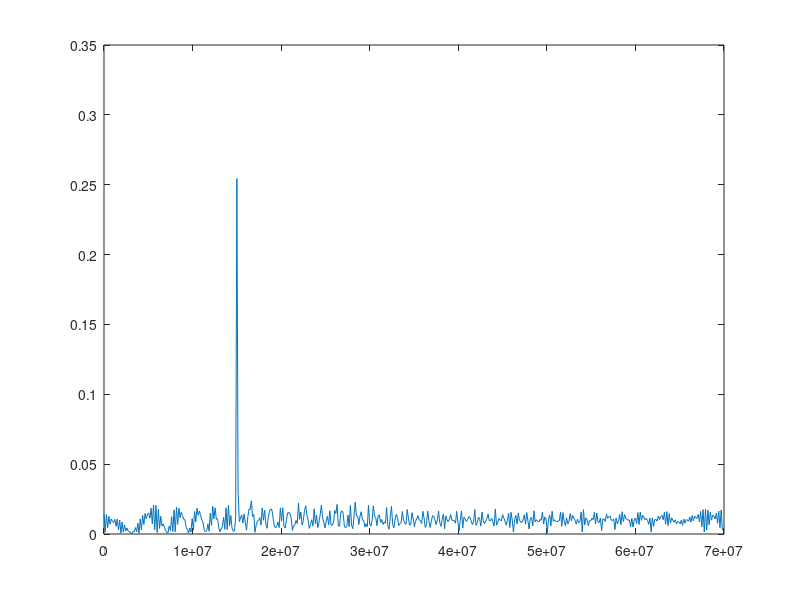
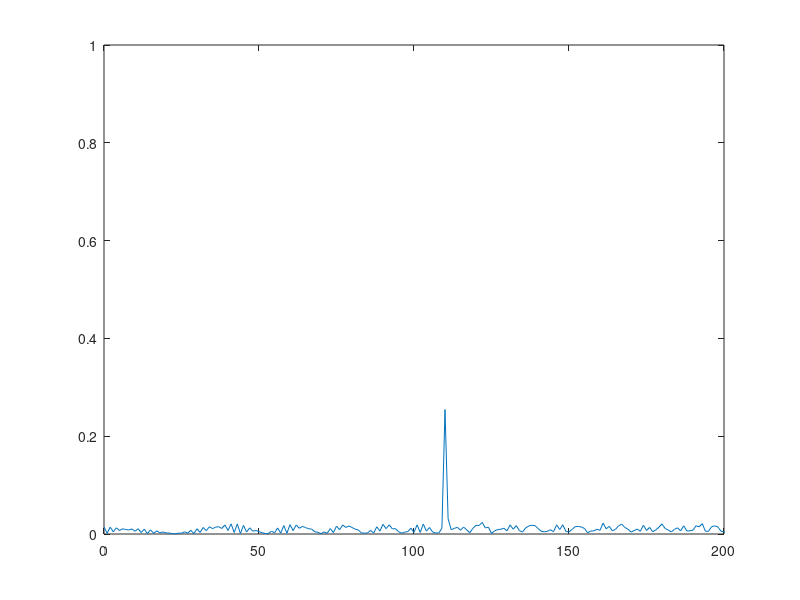
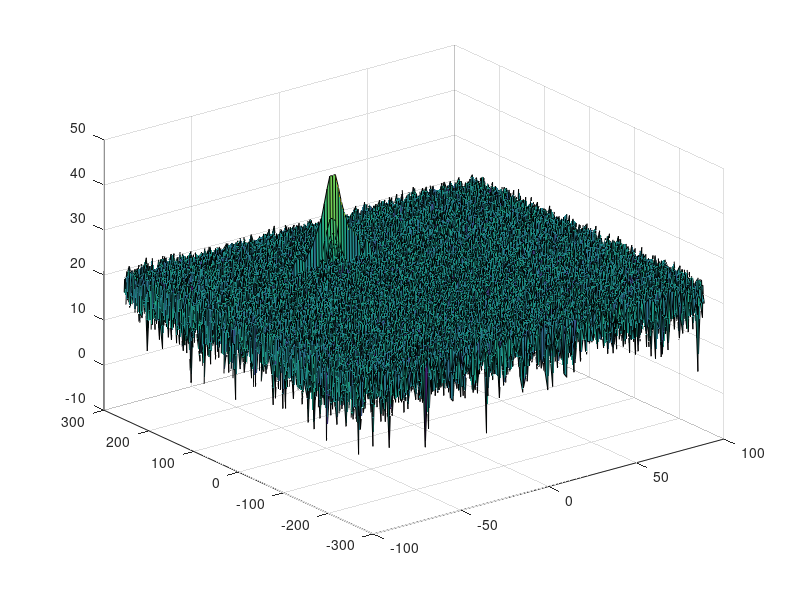

These figures' MATLAB source, in order: (Note: this script raises an error after producing the figures.)
clear all
clc;

%% Radar Specifications 
%%%%%%%%%%%%%%%%%%%%%%%%%%%
% Frequency of operation = 77GHz
% Max Range = 200m
% Range Resolution = 1 m
% Max Velocity = 100 m/s
%%%%%%%%%%%%%%%%%%%%%%%%%%%

%speed of light = 3e8
%% User Defined Range and Velocity of target
% *%TODO* :
% define the target's initial position and velocity. Note : Velocity
% remains contant
Velocity=-20;
InitialRange=110;
c = 3e8;

fprintf("Initial velocity = %d and range = %d\n", Velocity, InitialRange);
%% FMCW Waveform Generation

% *%TODO* :
% Design the FMCW waveform by giving the specs of each of its parameters.
% Calculate the Bandwidth (B), Chirp Time (Tchirp) and Slope (slope) of the FMCW
% chirp using the requirements above.
B = c /(2*1);
Tchirp = 5.5 * 200 / (c/2);
slope = B / Tchirp;

%Operating carrier frequency of Radar 
fc= 77e9;             %carrier freq

                                                          
%The number of chirps in one sequence. Its ideal to have 2^ value for the ease of running the FFT
%for Doppler Estimation. 
Nd=128;                   % #of doppler cells OR #of sent periods % number of chirps

%The number of samples on each chirp. 
Nr=1024;                  %for length of time OR # of range cells

% Timestamp for running the displacement scenario for every sample on each
% chirp
t=linspace(0,Nd*Tchirp,Nr*Nd); %total time for samples


%Creating the vectors for Tx, Rx and Mix based on the total samples input.
Tx=zeros(1,length(t)); %transmitted signal
Rx=zeros(1,length(t)); %received signal
Mix = zeros(1,length(t)); %beat signal

%Similar vectors for range_covered and time delay.
r_t=zeros(1,length(t));
td=zeros(1,length(t));


%% Signal generation and Moving Target simulation
% Running the radar scenario over the time. 

for i=1:length(t)         
    
    
    % *%TODO* :
    %For each time stamp update the Range of the Target for constant velocity. 
    r_t(i) = InitialRange + Velocity*t(i);
    td(i) = r_t(i)*2/c;
    % *%TODO* :
    %For each time sample we need update the transmitted and
    %received signal. 
    Tx(i) = cos(2*pi*(fc*t(i) + slope*(t(i)^2)/2));
    delay = t(i) - td(i);
    Rx(i) = cos(2*pi*(fc*delay + slope*(delay^2)/2));
    
    % *%TODO* :
    %Now by mixing the Transmit and Receive generate the beat signal
    %This is done by element wise matrix multiplication of Transmit and
    %Receiver Signal
    Mix(i) = Tx(i)*Rx(i);
    
end

%% RANGE MEASUREMENT


 % *%TODO* :
%reshape the vector into Nr*Nd array. Nr and Nd here would also define the size of
%Range and Doppler FFT respectively.
Mix = reshape(Mix, [Nr, Nd]);
 % *%TODO* :
%run the FFT on the beat signal along the range bins dimension (Nr) and
%normalize.
signal_fft = fft(Mix, Nr); 
L = Nr;
 % *%TODO* :
% Take the absolute value of FFT output
signal_fft = abs(signal_fft/L);
 % *%TODO* :
% Output of FFT is double sided signal, but we are interested in only one side of the spectrum.
% Hence we throw out half of the samples.
signal_fft = signal_fft(1:L/2+1);
disp(signal_fft);


%plotting the range

 % *%TODO* :
 % plot FFT output 
f = ((0:(L/2))/L)*(L/Tchirp);
figure('Name','FFT Output')
plot(f,signal_fft)
R = (c*Tchirp*f)/(2*B);
figure('Name','Range from First FFT')
plot(R,signal_fft)
 
axis ([0 200 0 1]);



%% RANGE DOPPLER RESPONSE
% The 2D FFT implementation is already provided here. This will run a 2DFFT
% on the mixed signal (beat signal) output and generate a range doppler
% map.You will implement CFAR on the generated RDM


% Range Doppler Map Generation.

% The output of the 2D FFT is an image that has reponse in the range and
% doppler FFT bins. So, it is important to convert the axis from bin sizes
% to range and doppler based on their Max values.

Mix=reshape(Mix,[Nr,Nd]);

% 2D FFT using the FFT size for both dimensions.
sig_fft2 = fft2(Mix,Nr,Nd);

% Taking just one side of signal from Range dimension.
sig_fft2 = sig_fft2(1:Nr/2,1:Nd);
sig_fft2 = fftshift (sig_fft2);
RDM = abs(sig_fft2);
RDM = 10*log10(RDM) ;

%use the surf function to plot the output of 2DFFT and to show axis in both
%dimensions
doppler_axis = linspace(-100,100,Nd);

range_axis = linspace(-200,200,Nr/2)*((Nr/2)/400);

figure,surf(doppler_axis,range_axis,RDM);

%% CFAR implementation

%Slide Window through the complete Range Doppler Map

% *%TODO* :
%Select the number of Training Cells in both the dimensions.
Tr = 14;
Td = 6;
% *%TODO* :
%Select the number of Guard Cells in both dimensions around the Cell under 
%test (CUT) for accurate estimation
Gr = 6;
Gd = 3;
% *%TODO* :
% offset the threshold by SNR value in dB
offset = 6;
% *%TODO* :
%Create a vector to store noise_level for each iteration on training cells
noise_level = zeros(1,1);


% *%TODO* :
%design a loop such that it slides the CUT across range doppler map by
%giving margins at the edges for Training and Guard Cells.
%For every iteration sum the signal level within all the training
%cells. To sum convert the value from logarithmic to linear using db2pow
%function. Average the summed values for all of the training
%cells used. After averaging convert it back to logarithimic using pow2db.
%Further add the offset to it to determine the threshold. Next, compare the
%signal under CUT with this threshold. If the CUT level > threshold assign
%it a value of 1, else equate it to 0.


   % Use RDM[x,y] as the matrix from the output of 2D FFT for implementing
   % CFAR
num_cells = (2*Tr+2*Gr+1)*(2*Td+2*Gd+1) - (2*Gr+1)*(2*Gd+1);
signal_cfar = zeros(Nr/2,Nd);

for i = 1:(Nr/2 - (2*Gr+2*Tr))
    for j = 1:(Nd - (2*Gd+2*Td))
        
        s1 = sum(db2pow(RDM(i:i+2*Tr+2*Gr, j:j+2*Td+2*Gd)),'all');
        s2 = sum(db2pow(RDM(i+Tr:i+Tr+2*Gr, j+Td:j+Td+2*Gd)),'all');    
        noise_level = s1 - s2;
        
        threshold = noise_level/num_cells;      
        threshold = pow2db(threshold) + offset;
        threshold = db2pow(threshold);
        
        signal = db2pow(RDM(i+Tr+Gr, j+Td+Gd));
        
        if (signal <= threshold)
            signal = 0;
        else 
            signal = 1;
        end
        
        signal_cfar(i+Tr+Gr,j+Td+Gd) = signal;  
        
    end
end




% *%TODO* :
% The process above will generate a thresholded block, which is smaller 
%than the Range Doppler Map as the CUT cannot be located at the edges of
%matrix. Hence,few cells will not be thresholded. To keep the map size same
% set those values to 0. 
 








% *%TODO* :
%display the CFAR output using the Surf function like we did for Range
%Doppler Response output.
figure,surf(doppler_axis,range_axis,signal_cfar);
colorbar;


 
 